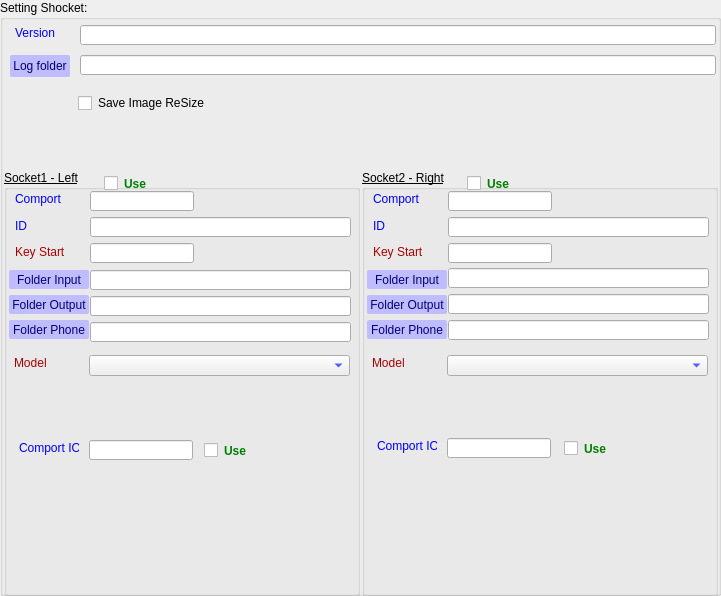
     <widget class="QGroupBox" name="groupBox_12">
      <property name="geometry">
       <rect>
        <x>5</x>
        <y>5</y>
        <width>721</width>
        <height>596</height>
       </rect>
      </property>
      <property name="styleSheet">
       <string notr="true">border-color: rgb(0, 0, 0);</string>
      </property>
      <property name="title">
       <string>Setting Shocket:</string>
      </property>
      <widget class="QGroupBox" name="groupBoxDarkSport_5">
       <property name="geometry">
        <rect>
         <x>4</x>
         <y>170</y>
         <width>356</width>
         <height>426</height>
        </rect>
       </property>
       <property name="font">
        <font>
         <underline>true</underline>
        </font>
       </property>
       <property name="styleSheet">
        <string notr="true">border-color: rgb(0, 0, 0);</string>
       </property>
       <property name="title">
        <string>Socket1 - Left</string>
       </property>
       <widget class="QCheckBox" name="checkBoxUseLeft">
        <property name="geometry">
         <rect>
          <x>100</x>
          <y>5</y>
          <width>70</width>
          <height>17</height>
         </rect>
        </property>
        <property name="font">
         <font>
          <weight>75</weight>
          <bold>true</bold>
         </font>
        </property>
        <property name="styleSheet">
         <string notr="true">color: green;</string>
        </property>
        <property name="text">
         <string>Use</string>
        </property>
       </widget>
       <widget class="QLineEdit" name="edtComLeft">
        <property name="geometry">
         <rect>
          <x>86</x>
          <y>21</y>
          <width>104</width>
          <height>20</height>
         </rect>
        </property>
        <property name="styleSheet">
         <string notr="true">color: rgb(0, 0, 255);</string>
        </property>
       </widget>
       <widget class="QLineEdit" name="edtIDLeft">
        <property name="geometry">
         <rect>
          <x>86</x>
          <y>47</y>
          <width>261</width>
          <height>20</height>
         </rect>
        </property>
        <property name="styleSheet">
         <string notr="true">color: rgb(0, 0, 255);</string>
        </property>
       </widget>
       <widget class="QLineEdit" name="edtKeyStartLeft">
        <property name="geometry">
         <rect>
          <x>86</x>
          <y>73</y>
          <width>104</width>
          <height>20</height>
         </rect>
        </property>
        <property name="styleSheet">
         <string notr="true">color: rgb(0, 0, 255);</string>
        </property>
       </widget>
       <widget class="QLineEdit" name="edtInputFolderLeft">
        <property name="geometry">
         <rect>
          <x>86</x>
          <y>100</y>
          <width>261</width>
          <height>20</height>
         </rect>
        </property>
        <property name="styleSheet">
         <string notr="true">color: rgb(0, 0, 255);</string>
        </property>
       </widget>
       <widget class="QLineEdit" name="edtOutputFolderLeft">
        <property name="geometry">
         <rect>
          <x>86</x>
          <y>126</y>
          <width>261</width>
          <height>20</height>
         </rect>
        </property>
        <property name="styleSheet">
         <string notr="true">color: rgb(0, 0, 255);</string>
        </property>
       </widget>
       <widget class="QLineEdit" name="edtPhoneFolderLeft">
        <property name="geometry">
         <rect>
          <x>86</x>
          <y>152</y>
          <width>261</width>
          <height>20</height>
         </rect>
        </property>
        <property name="styleSheet">
         <string notr="true">color: rgb(0, 0, 255);</string>
        </property>
       </widget>
       <widget class="QLabel" name="label_107">
        <property name="geometry">
         <rect>
          <x>11</x>
          <y>21</y>
          <width>60</width>
          <height>16</height>
         </rect>
        </property>
        <property name="styleSheet">
         <string notr="true">color: rgb(0, 0, 255);</string>
        </property>
        <property name="text">
         <string>Comport</string>
        </property>
       </widget>
       <widget class="QLabel" name="label_108">
        <property name="geometry">
         <rect>
          <x>11</x>
          <y>48</y>
          <width>16</width>
          <height>16</height>
         </rect>
        </property>
        <property name="styleSheet">
         <string notr="true">color: rgb(0, 0, 255);</string>
        </property>
        <property name="text">
         <string>ID</string>
        </property>
       </widget>
       <widget class="QLabel" name="label_109">
        <property name="geometry">
         <rect>
          <x>11</x>
          <y>74</y>
          <width>60</width>
          <height>16</height>
         </rect>
        </property>
        <property name="styleSheet">
         <string notr="true">color: rgb(170, 0, 0);</string>
        </property>
        <property name="text">
         <string>Key Start</string>
        </property>
       </widget>
       <widget class="QToolButton" name="lblSk1_folderPhone">
        <property name="geometry">
         <rect>
          <x>5</x>
          <y>150</y>
          <width>80</width>
          <height>19</height>
         </rect>
        </property>
        <property name="styleSheet">
         <string notr="true">color: rgb(0, 0, 127);
background-color: rgb(191, 189, 255);
border-radius: 2px;
</string>
        </property>
        <property name="text">
         <string>Folder Phone</string>
        </property>
       </widget>
       <widget class="QToolButton" name="lblSk1_folderOut">
        <property name="geometry">
         <rect>
          <x>5</x>
          <y>125</y>
          <width>80</width>
          <height>19</height>
         </rect>
        </property>
        <property name="styleSheet">
         <string notr="true">color: rgb(0, 0, 127);
background-color: rgb(191, 189, 255);
border-radius: 2px;
</string>
        </property>
        <property name="text">
         <string>Folder Output</string>
        </property>
       </widget>
       <widget class="QToolButton" name="lblSk1_folderIn">
        <property name="geometry">
         <rect>
          <x>5</x>
          <y>100</y>
          <width>80</width>
          <height>19</height>
         </rect>
        </property>
        <property name="styleSheet">
         <string notr="true">color: rgb(0, 0, 127);
background-color: rgb(191, 189, 255);
border-radius: 2px;
</string>
        </property>
        <property name="text">
         <string>Folder Input</string>
        </property>
       </widget>
       <widget class="QLineEdit" name="edtComportIO_Left">
        <property name="geometry">
         <rect>
          <x>85</x>
          <y>270</y>
          <width>104</width>
          <height>20</height>
         </rect>
        </property>
        <property name="styleSheet">
         <string notr="true">color: rgb(0, 0, 255);</string>
        </property>
       </widget>
       <widget class="QLabel" name="label_116">
        <property name="geometry">
         <rect>
          <x>15</x>
          <y>270</y>
          <width>60</width>
          <height>16</height>
         </rect>
        </property>
        <property name="styleSheet">
         <string notr="true">color: rgb(0, 0, 255);</string>
        </property>
        <property name="text">
         <string>Comport IO</string>
        </property>
       </widget>
       <widget class="QCheckBox" name="checkBoxUseComportIO_Left">
        <property name="geometry">
         <rect>
          <x>200</x>
          <y>272</y>
          <width>70</width>
          <height>17</height>
         </rect>
        </property>
        <property name="font">
         <font>
          <weight>75</weight>
          <bold>true</bold>
         </font>
        </property>
        <property name="styleSheet">
         <string notr="true">color: green;</string>
        </property>
        <property name="text">
         <string>Use</string>
        </property>
       </widget>
       <widget class="QLabel" name="label_119">
        <property name="geometry">
         <rect>
          <x>10</x>
          <y>185</y>
          <width>60</width>
          <height>16</height>
         </rect>
        </property>
        <property name="styleSheet">
         <string notr="true">color: rgb(170, 0, 0);</string>
        </property>
        <property name="text">
         <string>Model</string>
        </property>
       </widget>
       <widget class="QComboBox" name="cbbSelectModel_Left">
        <property name="geometry">
         <rect>
          <x>85</x>
          <y>185</y>
          <width>261</width>
          <height>21</height>
         </rect>
        </property>
        <property name="font">
         <font>
          <pointsize>12</pointsize>
          <weight>75</weight>
          <bold>true</bold>
         </font>
        </property>
        <property name="layoutDirection">
         <enum>Qt::LeftToRight</enum>
        </property>
        <property name="styleSheet">
         <string notr="true">color: rgb(0, 0, 255);
</string>
        </property>
        <property name="iconSize">
         <size>
          <width>50</width>
          <height>50</height>
         </size>
        </property>
       </widget>
      </widget>
      <widget class="QGroupBox" name="groupBoxDarkSport_6">
       <property name="geometry">
        <rect>
         <x>362</x>
         <y>170</y>
         <width>356</width>
         <height>426</height>
        </rect>
       </property>
       <property name="font">
        <font>
         <underline>true</underline>
        </font>
       </property>
       <property name="styleSheet">
        <string notr="true">border-color: rgb(0, 0, 0);</string>
       </property>
       <property name="title">
        <string>Socket2 - Right</string>
       </property>
       <widget class="QCheckBox" name="checkBoxUseRight">
        <property name="geometry">
         <rect>
          <x>105</x>
          <y>5</y>
          <width>70</width>
          <height>17</height>
         </rect>
        </property>
        <property name="font">
         <font>
          <weight>75</weight>
          <bold>true</bold>
         </font>
        </property>
        <property name="styleSheet">
         <string notr="true">color: green;</string>
        </property>
        <property name="text">
         <string>Use</string>
        </property>
       </widget>
       <widget class="QLineEdit" name="edtComRight">
        <property name="geometry">
         <rect>
          <x>86</x>
          <y>21</y>
          <width>104</width>
          <height>20</height>
         </rect>
        </property>
        <property name="styleSheet">
         <string notr="true">color: rgb(0, 0, 255);</string>
        </property>
       </widget>
       <widget class="QLineEdit" name="edtIDRight">
        <property name="geometry">
         <rect>
          <x>86</x>
          <y>47</y>
          <width>261</width>
          <height>20</height>
         </rect>
        </property>
        <property name="styleSheet">
         <string notr="true">color: rgb(0, 0, 255);</string>
        </property>
       </widget>
       <widget class="QLineEdit" name="edtKeyStartRight">
        <property name="geometry">
         <rect>
          <x>86</x>
          <y>73</y>
          <width>104</width>
          <height>20</height>
         </rect>
        </property>
        <property name="styleSheet">
         <string notr="true">color: rgb(0, 0, 255);</string>
        </property>
       </widget>
       <widget class="QLineEdit" name="edtInputFolderRight">
        <property name="geometry">
         <rect>
          <x>86</x>
          <y>98</y>
          <width>261</width>
          <height>20</height>
         </rect>
        </property>
        <property name="styleSheet">
         <string notr="true">color: rgb(0, 0, 255);</string>
        </property>
       </widget>
       <widget class="QLineEdit" name="edtOutputFolderRight">
        <property name="geometry">
         <rect>
          <x>86</x>
          <y>124</y>
          <width>261</width>
          <height>20</height>
         </rect>
        </property>
        <property name="styleSheet">
         <string notr="true">color: rgb(0, 0, 255);</string>
        </property>
       </widget>
       <widget class="QLineEdit" name="edtPhoneFolderRight">
        <property name="geometry">
         <rect>
          <x>86</x>
          <y>150</y>
          <width>261</width>
          <height>20</height>
         </rect>
        </property>
        <property name="styleSheet">
         <string notr="true">color: rgb(0, 0, 255);</string>
        </property>
       </widget>
       <widget class="QLabel" name="label_110">
        <property name="geometry">
         <rect>
          <x>11</x>
          <y>21</y>
          <width>60</width>
          <height>16</height>
         </rect>
        </property>
        <property name="styleSheet">
         <string notr="true">color: rgb(0, 0, 255);</string>
        </property>
        <property name="text">
         <string>Comport</string>
        </property>
       </widget>
       <widget class="QLabel" name="label_111">
        <property name="geometry">
         <rect>
          <x>11</x>
          <y>48</y>
          <width>16</width>
          <height>16</height>
         </rect>
        </property>
        <property name="styleSheet">
         <string notr="true">color: rgb(0, 0, 255);</string>
        </property>
        <property name="text">
         <string>ID</string>
        </property>
       </widget>
       <widget class="QLabel" name="label_112">
        <property name="geometry">
         <rect>
          <x>11</x>
          <y>74</y>
          <width>60</width>
          <height>16</height>
         </rect>
        </property>
        <property name="styleSheet">
         <string notr="true">color: rgb(170, 0, 0);</string>
        </property>
        <property name="text">
         <string>Key Start</string>
        </property>
       </widget>
       <widget class="QToolButton" name="lblSk2_folderPhone">
        <property name="geometry">
         <rect>
          <x>5</x>
          <y>150</y>
          <width>80</width>
          <height>19</height>
         </rect>
        </property>
        <property name="styleSheet">
         <string notr="true">color: rgb(0, 0, 127);
background-color: rgb(191, 189, 255);
border-radius: 2px;
</string>
        </property>
        <property name="text">
         <string>Folder Phone</string>
        </property>
       </widget>
       <widget class="QToolButton" name="lblSk2_folderOut">
        <property name="geometry">
         <rect>
          <x>5</x>
          <y>125</y>
          <width>80</width>
          <height>19</height>
         </rect>
        </property>
        <property name="styleSheet">
         <string notr="true">color: rgb(0, 0, 127);
background-color: rgb(191, 189, 255);
border-radius: 2px;
</string>
        </property>
        <property name="text">
         <string>Folder Output</string>
        </property>
       </widget>
       <widget class="QToolButton" name="lblSk2_folderIn">
        <property name="geometry">
         <rect>
          <x>5</x>
          <y>100</y>
          <width>80</width>
          <height>19</height>
         </rect>
        </property>
        <property name="styleSheet">
         <string notr="true">color: rgb(0, 0, 127);
background-color: rgb(191, 189, 255);
border-radius: 2px;
</string>
        </property>
        <property name="text">
         <string>Folder Input</string>
        </property>
       </widget>
       <widget class="QLabel" name="label_117">
        <property name="geometry">
         <rect>
          <x>15</x>
          <y>268</y>
          <width>60</width>
          <height>16</height>
         </rect>
        </property>
        <property name="styleSheet">
         <string notr="true">color: rgb(0, 0, 255);</string>
        </property>
        <property name="text">
         <string>Comport IO</string>
        </property>
       </widget>
       <widget class="QLineEdit" name="edtComportIO_Right">
        <property name="geometry">
         <rect>
          <x>85</x>
          <y>268</y>
          <width>104</width>
          <height>20</height>
         </rect>
        </property>
        <property name="styleSheet">
         <string notr="true">color: rgb(0, 0, 255);</string>
        </property>
       </widget>
       <widget class="QCheckBox" name="checkBoxUseComportIO_Right">
        <property name="geometry">
         <rect>
          <x>202</x>
          <y>270</y>
          <width>70</width>
          <height>17</height>
         </rect>
        </property>
        <property name="font">
         <font>
          <weight>75</weight>
          <bold>true</bold>
         </font>
        </property>
        <property name="styleSheet">
         <string notr="true">color: green;</string>
        </property>
        <property name="text">
         <string>Use</string>
        </property>
       </widget>
       <widget class="QLabel" name="label_118">
        <property name="geometry">
         <rect>
          <x>10</x>
          <y>185</y>
          <width>60</width>
          <height>16</height>
         </rect>
        </property>
        <property name="styleSheet">
         <string notr="true">color: rgb(170, 0, 0);</string>
        </property>
        <property name="text">
         <string>Model</string>
        </property>
       </widget>
       <widget class="QComboBox" name="cbbSelectModel_Right">
        <property name="geometry">
         <rect>
          <x>85</x>
          <y>185</y>
          <width>261</width>
          <height>21</height>
         </rect>
        </property>
        <property name="font">
         <font>
          <pointsize>12</pointsize>
          <weight>75</weight>
          <bold>true</bold>
         </font>
        </property>
        <property name="layoutDirection">
         <enum>Qt::LeftToRight</enum>
        </property>
        <property name="styleSheet">
         <string notr="true">color: rgb(0, 0, 255);
</string>
        </property>
        <property name="iconSize">
         <size>
          <width>50</width>
          <height>50</height>
         </size>
        </property>
       </widget>
      </widget>
      <widget class="QToolButton" name="btnOpenLogFolder">
       <property name="geometry">
        <rect>
         <x>10</x>
         <y>55</y>
         <width>60</width>
         <height>22</height>
        </rect>
       </property>
       <property name="styleSheet">
        <string notr="true">color: rgb(0, 0, 127);
background-color: rgb(191, 189, 255);
border-radius: 2px;
</string>
       </property>
       <property name="text">
        <string>Log folder</string>
       </property>
      </widget>
      <widget class="QLabel" name="labelVerSion">
       <property name="geometry">
        <rect>
         <x>15</x>
         <y>25</y>
         <width>51</width>
         <height>16</height>
        </rect>
       </property>
       <property name="styleSheet">
        <string notr="true">color: rgb(0, 0, 255);</string>
       </property>
       <property name="text">
        <string>Version</string>
       </property>
      </widget>
      <widget class="QLineEdit" name="edtVersion">
       <property name="geometry">
        <rect>
         <x>80</x>
         <y>25</y>
         <width>636</width>
         <height>20</height>
        </rect>
       </property>
       <property name="font">
        <font>
         <weight>75</weight>
         <bold>true</bold>
        </font>
       </property>
       <property name="styleSheet">
        <string notr="true">color: rgb(0, 0, 255);</string>
       </property>
      </widget>
      <widget class="QLineEdit" name="edtFolderLog">
       <property name="geometry">
        <rect>
         <x>80</x>
         <y>55</y>
         <width>636</width>
         <height>20</height>
        </rect>
       </property>
       <property name="font">
        <font>
         <weight>75</weight>
         <bold>true</bold>
        </font>
       </property>
       <property name="styleSheet">
        <string notr="true">color: rgb(0, 0, 255);</string>
       </property>
       <property name="text">
        <string/>
       </property>
       <property name="placeholderText">
        <string extracomment="09032019"/>
       </property>
      </widget>
      <widget class="QCheckBox" name="cbSaveImageResize">
       <property name="geometry">
        <rect>
         <x>78</x>
         <y>90</y>
         <width>637</width>
         <height>26</height>
        </rect>
       </property>
       <property name="text">
        <string>Save Image ReSize</string>
       </property>
      </widget>
     </widget>
